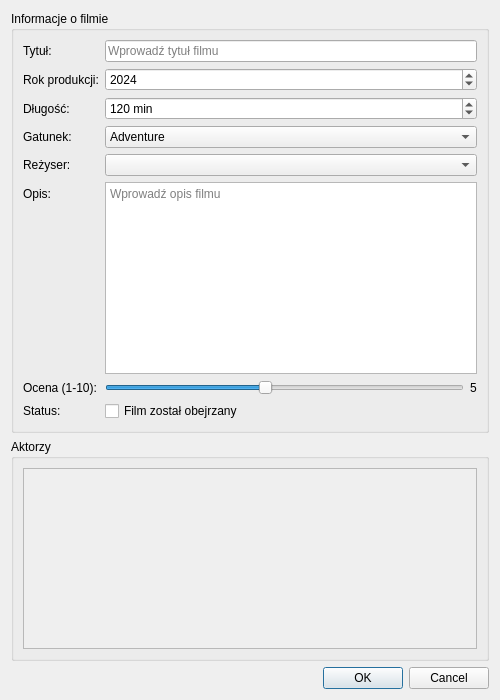
<?xml version="1.0" encoding="UTF-8"?>
<ui version="4.0">
 <class>ModifyMovieDialog</class>
 <widget class="QDialog" name="ModifyMovieDialog">
  <property name="geometry">
   <rect>
    <x>0</x>
    <y>0</y>
    <width>500</width>
    <height>700</height>
   </rect>
  </property>
  <property name="windowTitle">
   <string>Modyfikuj film</string>
  </property>
  <property name="modal">
   <bool>true</bool>
  </property>
  <layout class="QVBoxLayout" name="mainLayout">
   <item>
    <widget class="QGroupBox" name="mainGroupBox">
     <property name="title">
      <string>Informacje o filmie</string>
     </property>
     <layout class="QFormLayout" name="formLayout">
      <item row="0" column="0">
       <widget class="QLabel" name="label">
        <property name="text">
         <string>Tytuł:</string>
        </property>
       </widget>
      </item>
      <item row="0" column="1">
       <widget class="QLineEdit" name="titleLineEdit">
        <property name="placeholderText">
         <string>Wprowadź tytuł filmu</string>
        </property>
       </widget>
      </item>
      <item row="1" column="0">
       <widget class="QLabel" name="label_2">
        <property name="text">
         <string>Rok produkcji:</string>
        </property>
       </widget>
      </item>
      <item row="1" column="1">
       <widget class="QSpinBox" name="yearSpinBox">
        <property name="minimum">
         <number>1900</number>
        </property>
        <property name="maximum">
         <number>2030</number>
        </property>
        <property name="value">
         <number>2024</number>
        </property>
       </widget>
      </item>
      <item row="2" column="0">
       <widget class="QLabel" name="label_3">
        <property name="text">
         <string>Długość:</string>
        </property>
       </widget>
      </item>
      <item row="2" column="1">
       <widget class="QSpinBox" name="lengthSpinBox">
        <property name="minimum">
         <number>1</number>
        </property>
        <property name="maximum">
         <number>1000</number>
        </property>
        <property name="value">
         <number>120</number>
        </property>
        <property name="suffix">
         <string> min</string>
        </property>
       </widget>
      </item>
      <item row="3" column="0">
       <widget class="QLabel" name="label_4">
        <property name="text">
         <string>Gatunek:</string>
        </property>
       </widget>
      </item>
      <item row="3" column="1">
       <widget class="QComboBox" name="genreComboBox">
        <item>
         <property name="text">
          <string>Adventure</string>
         </property>
        </item>
        <item>
         <property name="text">
          <string>Action</string>
         </property>
        </item>
        <item>
         <property name="text">
          <string>Comedy</string>
         </property>
        </item>
        <item>
         <property name="text">
          <string>Drama</string>
         </property>
        </item>
        <item>
         <property name="text">
          <string>Horror</string>
         </property>
        </item>
        <item>
         <property name="text">
          <string>Romance</string>
         </property>
        </item>
        <item>
         <property name="text">
          <string>Sci-Fi</string>
         </property>
        </item>
        <item>
         <property name="text">
          <string>Thriller</string>
         </property>
        </item>
        <item>
         <property name="text">
          <string>Historical</string>
         </property>
        </item>
       </widget>
      </item>
      <item row="4" column="0">
       <widget class="QLabel" name="label_5">
        <property name="text">
         <string>Reżyser:</string>
        </property>
       </widget>
      </item>
      <item row="4" column="1">
       <widget class="QComboBox" name="directorComboBox"/>
      </item>
      <item row="5" column="0">
       <widget class="QLabel" name="label_6">
        <property name="text">
         <string>Opis:</string>
        </property>
       </widget>
      </item>
      <item row="5" column="1">
       <widget class="QTextEdit" name="descriptionTextEdit">
        <property name="maximumHeight">
         <number>100</number>
        </property>
        <property name="placeholderText">
         <string>Wprowadź opis filmu</string>
        </property>
       </widget>
      </item>
      <item row="6" column="0">
       <widget class="QLabel" name="label_7">
        <property name="text">
         <string>Ocena (1-10):</string>
        </property>
       </widget>
      </item>
      <item row="6" column="1">
       <layout class="QHBoxLayout" name="ratingLayout">
        <item>
         <widget class="QSlider" name="ratingSlider">
          <property name="orientation">
           <enum>Qt::Horizontal</enum>
          </property>
          <property name="minimum">
           <number>1</number>
          </property>
          <property name="maximum">
           <number>10</number>
          </property>
          <property name="value">
           <number>5</number>
          </property>
         </widget>
        </item>
        <item>
         <widget class="QLabel" name="ratingLabel">
          <property name="minimumWidth">
           <number>20</number>
          </property>
          <property name="text">
           <string>5</string>
          </property>
         </widget>
        </item>
       </layout>
      </item>
      <item row="7" column="0">
       <widget class="QLabel" name="label_8">
        <property name="text">
         <string>Status:</string>
        </property>
       </widget>
      </item>
      <item row="7" column="1">
       <widget class="QCheckBox" name="watchedCheckBox">
        <property name="text">
         <string>Film został obejrzany</string>
        </property>
       </widget>
      </item>
     </layout>
    </widget>
   </item>
   <item>
    <widget class="QGroupBox" name="actorsGroupBox">
     <property name="title">
      <string>Aktorzy</string>
     </property>
     <layout class="QVBoxLayout" name="actorsMainLayout">
      <item>
       <widget class="QScrollArea" name="actorsScrollArea">
        <property name="maximumHeight">
         <number>150</number>
        </property>
        <property name="widgetResizable">
         <bool>true</bool>
        </property>
        <widget class="QWidget" name="scrollAreaWidgetContents">
         <layout class="QVBoxLayout" name="actorsLayout"/>
        </widget>
       </widget>
      </item>
     </layout>
    </widget>
   </item>
   <item>
    <widget class="QDialogButtonBox" name="buttonBox">
     <property name="standardButtons">
      <set>QDialogButtonBox::Cancel|QDialogButtonBox::Ok</set>
     </property>
    </widget>
   </item>
  </layout>
 </widget>
 <resources/>
 <connections>
  <connection>
   <sender>buttonBox</sender>
   <signal>accepted()</signal>
   <receiver>ModifyMovieDialog</receiver>
   <slot>accept()</slot>
   <hints>
    <hint type="sourcelabel">
     <x>248</x>
     <y>254</y>
    </hint>
    <hint type="destinationlabel">
     <x>248</x>
     <y>254</y>
    </hint>
   </hints>
  </connection>
  <connection>
   <sender>buttonBox</sender>
   <signal>rejected()</signal>
   <receiver>ModifyMovieDialog</receiver>
   <slot>reject()</slot>
   <hints>
    <hint type="sourcelabel">
     <x>248</x>
     <y>254</y>
    </hint>
    <hint type="destinationlabel">
     <x>248</x>
     <y>254</y>
    </hint>
   </hints>
  </connection>
  <connection>
   <sender>ratingSlider</sender>
   <signal>valueChanged(int)</signal>
   <receiver>ratingLabel</receiver>
   <slot>setNum(int)</slot>
   <hints>
    <hint type="sourcelabel">
     <x>248</x>
     <y>254</y>
    </hint>
    <hint type="destinationlabel">
     <x>248</x>
     <y>254</y>
    </hint>
   </hints>
  </connection>
 </connections>
</ui>
